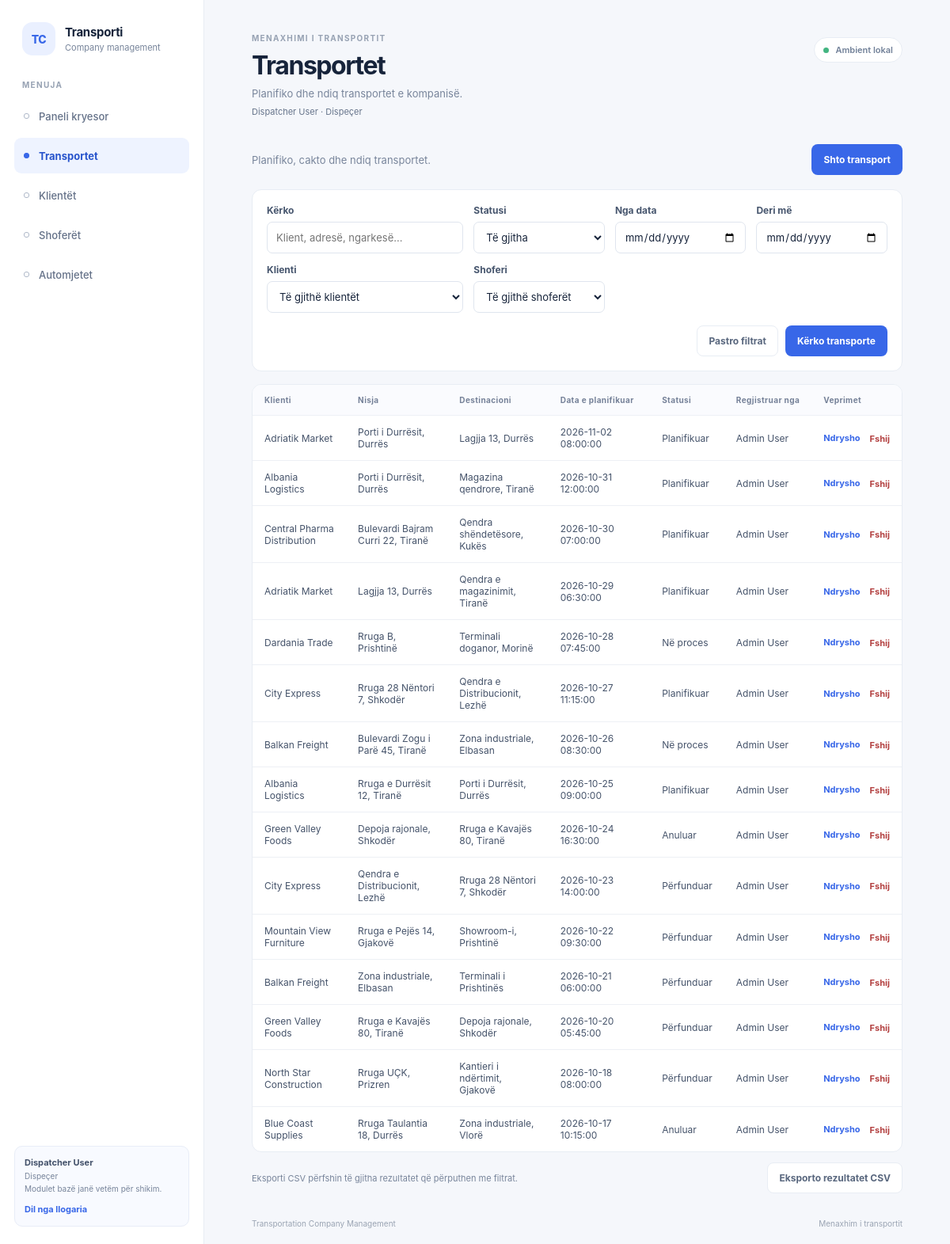
/?page=transports (signed in), run on the app's committed database.
### tables this page shows
CREATE TABLE users (
    id INT UNSIGNED NOT NULL AUTO_INCREMENT,
    full_name VARCHAR(150) NOT NULL,
    email VARCHAR(150) NOT NULL,
    password_hash VARCHAR(255) NOT NULL,
    role ENUM('ADMIN', 'DISPATCHER') NOT NULL,
    is_active TINYINT(1) NOT NULL DEFAULT 1,
    email_verified_at DATETIME NULL DEFAULT NULL,
    created_at DATETIME NOT NULL DEFAULT CURRENT_TIMESTAMP,
    PRIMARY KEY (id),
    UNIQUE KEY uq_users_email (email)
);

CREATE TABLE transports (
    id INT UNSIGNED NOT NULL AUTO_INCREMENT,
    customer_id INT UNSIGNED NOT NULL,
    driver_id INT UNSIGNED NULL,
    vehicle_id INT UNSIGNED NULL,
    created_by INT UNSIGNED NOT NULL,
    pickup_address VARCHAR(255) NOT NULL,
    destination_address VARCHAR(255) NOT NULL,
    cargo_description TEXT NOT NULL,
    scheduled_date DATETIME NOT NULL,
    status ENUM('PLANNED', 'IN_PROGRESS', 'COMPLETED', 'CANCELLED') NOT NULL DEFAULT 'PLANNED',
    created_at DATETIME NOT NULL DEFAULT CURRENT_TIMESTAMP,
    updated_at DATETIME NULL DEFAULT NULL ON UPDATE CURRENT_TIMESTAMP,
    PRIMARY KEY (id),
    KEY idx_transports_customer_id (customer_id),
    KEY idx_transports_driver_id (driver_id),
    KEY idx_transports_vehicle_id (vehicle_id),
    KEY idx_transports_created_by (created_by),
    KEY idx_transports_status (status),
    KEY idx_transports_scheduled_date (scheduled_date),
    CONSTRAINT fk_transports_customer
        FOREIGN KEY (customer_id) REFERENCES customers(id)
        ON DELETE RESTRICT ON UPDATE CASCADE,
    CONSTRAINT fk_transports_driver
        FOREIGN KEY (driver_id) REFERENCES drivers(id)
        ON DELETE SET NULL ON UPDATE CASCADE,
    CONSTRAINT fk_transports_vehicle
        FOREIGN KEY (vehicle_id) REFERENCES vehicles(id)
        ON DELETE SET NULL ON UPDATE CASCADE,
    CONSTRAINT fk_transports_created_by
        FOREIGN KEY (created_by) REFERENCES users(id)
        ON DELETE RESTRICT ON UPDATE CASCADE
);

CREATE TABLE customers (
    id INT UNSIGNED NOT NULL AUTO_INCREMENT,
    company_name VARCHAR(150) NOT NULL,
    contact_person VARCHAR(150) NOT NULL,
    phone VARCHAR(30) NOT NULL,
    email VARCHAR(150) NOT NULL,
    address VARCHAR(255) NOT NULL,
    created_at DATETIME NOT NULL DEFAULT CURRENT_TIMESTAMP,
    PRIMARY KEY (id),
    UNIQUE KEY uq_customers_email (email),
    KEY idx_customers_company_name (company_name)
);

### src/Views/pages/module.php (the view, shortened to what the rows shown need)
<?php
$module = $moduleData['module'];
$formAction = $moduleData['action'];
$escape = static fn (mixed $value): string => htmlspecialchars((string) $value, ENT_QUOTES, 'UTF-8');
?>
<?php if ($formAction === 'create' || $formAction === 'edit'): ?>
    <form class="record-form" method="post" action="?page=<?= urlencode($pageKey) ?>">
        <input type="hidden" name="csrf_token" value="<?= $escape($moduleData['csrfToken']) ?>">
        <input type="hidden" name="action" value="<?= $formAction === 'create' ? 'create' : 'update' ?>">
        <?php if ($formAction === 'edit'): ?>
            <input type="hidden" name="id" value="<?= (int) $moduleData['id'] ?>">
        <?php endif; ?>
        <div class="form-grid">
            <?php foreach ($module['fields'] as $name => $field): ?>
                <?php
                $value = $moduleData['values'][$name] ?? '';
                $fieldId = 'field-' . $name;
                ?>
                <div class="form-field<?= $field['type'] === 'textarea' ? ' form-field-wide' : '' ?>">
                    <label for="<?= $escape($fieldId) ?>">
                        <?= $escape($field['label']) ?>
                        <?php if ($field['required']): ?><span aria-hidden="true">*</span><?php endif; ?>
                    </label>
                    <?php if ($field['type'] === 'select'): ?>
                        <select id="<?= $escape($fieldId) ?>" name="<?= $escape($name) ?>" <?= $field['required'] ? 'required' : '' ?>>
                            <?php if (!$field['required']): ?>
                                <option value="">Pa caktuar</option>
                            <?php else: ?>
                                <option value="">Zgjidh...</option>
                            <?php endif; ?>
                            <?php foreach ($moduleData['options'][$name] ?? [] as $option): ?>
                                <option value="<?= $escape($option['value']) ?>" <?= (string) $value === $option['value'] ? 'selected' : '' ?>>
                                    <?= $escape($option['label']) ?>
                                </option>
                            <?php endforeach; ?>
                        </select>
                    <?php elseif ($field['type'] === 'textarea'): ?>
                        <textarea id="<?= $escape($fieldId) ?>" name="<?= $escape($name) ?>" rows="4" <?= $field['required'] ? 'required' : '' ?>><?= $escape($value) ?></textarea>
                    <?php else: ?>
                        <input
                            id="<?= $escape($fieldId) ?>"
                            name="<?= $escape($name) ?>"
                            type="<?= $escape($field['type']) ?>"
                            value="<?= $escape($value) ?>"
                            <?= isset($field['max']) ? 'maxlength="' . (int) $field['max'] . '"' : '' ?>
                            <?= isset($field['min']) ? 'min="' . (int) $field['min'] . '"' : '' ?>
                            <?= $field['type'] === 'number' ? 'step="1"' : '' ?>
                            <?= $field['required'] ? 'required' : '' ?>
                        >
                    <?php endif; ?>
                </div>
            <?php endforeach; ?>
        </div>
        <div class="form-actions">
            <a class="button button-secondary" href="?page=<?= urlencode($pageKey) ?>">Anulo</a>
            <button class="button button-primary" type="submit"><?= $formAction === 'create' ? 'Ruaj regjistrin' : 'Ruaj ndryshimet' ?></button>
        </div>
    </form>
<?php else: ?>
    <div class="table-card">
        <?php if ($moduleData['rows'] === []): ?>
            <div class="empty-state">
                <strong><?= $pageKey === 'transports' ? 'Nuk u gjet asnjë transport' : 'Nuk ka ende të dhëna' ?></strong>
                <p><?= $pageKey === 'transports' ? 'Ndrysho kriteret e kërkimit ose pastro filtrat.' : 'Shto regjistrin e parë për modulin ' . $escape(mb_strtolower($module['title'])) . '.' ?></p>
            </div>
        <?php else: ?>
            <div class="table-scroll">
                <table>
                    <thead>
                        <tr>
                            <?php foreach ($module['columns'] as $label): ?>
                                <th scope="col"><?= $escape($label) ?></th>
                            <?php endforeach; ?>
                            <?php if ($moduleData['canManage']): ?>
                                <th scope="col">Veprimet</th>
                            <?php endif; ?>
                        </tr>
                    </thead>
                    <tbody>
                        <?php foreach ($moduleData['rows'] as $row): ?>
                            <tr>
                                <?php foreach ($module['columns'] as $column => $label): ?>
                                    <td><?= $escape($row[$column] ?? '') ?></td>
                                <?php endforeach; ?>
                                <?php if ($moduleData['canManage']): ?>
                                <td>
                                    <div class="row-actions">
                                        <a class="text-action" href="?page=<?= urlencode($pageKey) ?>&amp;action=edit&amp;id=<?= (int) $row['id'] ?>">Ndrysho</a>
                                        <form method="post" action="?page=<?= urlencode($pageKey) ?>" onsubmit="return confirm('Je i sigurt që dëshiron ta fshish këtë regjistër?')">
                                            <button class="text-action text-action-danger" type="submit">Fshij</button>
                                        </form>
                                    </div>
                                </td>
                                <?php endif; ?>
                            </tr>
                        <?php endforeach; ?>
                    </tbody>
                </table>
            </div>
        <?php endif; ?>
    </div>
<?php endif; ?>

### src/Views/layout.php (shortened to what the rows shown need)
<!doctype html>
<html lang="sq">
<head>
    <link rel="stylesheet" href="assets/app.css">
</head>
<body>
    <div class="app-shell">
        <aside class="sidebar" aria-label="Navigimi kryesor">
            <?php require __DIR__ . '/components/navigation.php'; ?>
        </aside>
        <main class="main-content">
            <header class="page-header">
                <div>
                    <p class="eyebrow">MENAXHIMI I TRANSPORTIT</p>
                    <h1><?= htmlspecialchars($page['title'], ENT_QUOTES, 'UTF-8') ?></h1>
                    <p class="page-description"><?= htmlspecialchars($page['description'], ENT_QUOTES, 'UTF-8') ?></p>
                    <?php if ($user !== null): ?>
                        <p class="signed-in-user">
                            <?= htmlspecialchars($user['full_name'], ENT_QUOTES, 'UTF-8') ?>
                            · <?= $user['role'] === 'ADMIN' ? 'Administrator' : 'Dispeçer' ?>
                        </p>
                    <?php endif; ?>
                </div>
            </header>
            <section class="page-content" aria-labelledby="page-content-heading">
                <?php if ($databaseError === null && ($moduleData !== null || in_array($pageKey, ['dashboard', 'not_found', 'add-admin', 'users'], true))): ?>
                    <?php require $viewFile; ?>
                <?php endif; ?>
            </section>
        </main>
    </div>
</body>
</html>

### src/Views/components/navigation.php (shortened to what the rows shown need)
<div class="sidebar-note">
    <div class="session-user">
        <strong><?= htmlspecialchars($user['full_name'], ENT_QUOTES, 'UTF-8') ?></strong>
        <span><?= $user['role'] === 'ADMIN' ? 'Administrator' : 'Dispeçer' ?></span>
        <?php if ($user['role'] === 'DISPATCHER'): ?>
            <span>Modulet bazë janë vetëm për shikim.</span>
        <?php endif; ?>
        <form method="post" action="?page=logout">
            <button type="submit">Dil nga llogaria</button>
        </form>
    </div>
</div>

### data on the page
users: full_name "Dispatcher User"
transports: customer.company_name "Adriatik Market", pickup_address "Porti i Durrësit, Durrës", destination_address "Lagjja 13, Durrës", scheduled_date "2026-11-02 08:00:00", column "Planifikuar", created_by.full_name "Admin User"
transports: customer.company_name "Albania Logistics", pickup_address "Porti i Durrësit, Durrës", destination_address "Magazina qendrore, Tiranë", scheduled_date "2026-10-31 12:00:00", column "Planifikuar", created_by.full_name "Admin User"
transports: customer.company_name "Central Pharma Distribution", pickup_address "Bulevardi Bajram Curri 22, Tiranë", destination_address "Qendra shëndetësore, Kukës", scheduled_date "2026-10-30 07:00:00", column "Planifikuar", created_by.full_name "Admin User"
transports: customer.company_name "Adriatik Market", pickup_address "Lagjja 13, Durrës", destination_address "Qendra e magazinimit, Tiranë", scheduled_date "2026-10-29 06:30:00", column "Planifikuar", created_by.full_name "Admin User"
transports: customer.company_name "Dardania Trade", pickup_address "Rruga B, Prishtinë", destination_address "Terminali doganor, Morinë", scheduled_date "2026-10-28 07:45:00", column "Në proces", created_by.full_name "Admin User"
transports: customer.company_name "City Express", pickup_address "Rruga 28 Nëntori 7, Shkodër", destination_address "Qendra e Distribucionit, Lezhë", scheduled_date "2026-10-27 11:15:00", column "Planifikuar", created_by.full_name "Admin User"
transports: customer.company_name "Balkan Freight", pickup_address "Bulevardi Zogu i Parë 45, Tiranë", destination_address "Zona industriale, Elbasan", scheduled_date "2026-10-26 08:30:00", column "Në proces", created_by.full_name "Admin User"
transports: customer.company_name "Albania Logistics", pickup_address "Rruga e Durrësit 12, Tiranë", destination_address "Porti i Durrësit, Durrës", scheduled_date "2026-10-25 09:00:00", column "Planifikuar", created_by.full_name "Admin User"
transports: customer.company_name "Green Valley Foods", pickup_address "Depoja rajonale, Shkodër", destination_address "Rruga e Kavajës 80, Tiranë", scheduled_date "2026-10-24 16:30:00", column "Anuluar", created_by.full_name "Admin User"
transports: customer.company_name "City Express", pickup_address "Qendra e Distribucionit, Lezhë", destination_address "Rruga 28 Nëntori 7, Shkodër", scheduled_date "2026-10-23 14:00:00", column "Përfunduar", created_by.full_name "Admin User"
transports: customer.company_name "Mountain View Furniture", pickup_address "Rruga e Pejës 14, Gjakovë", destination_address "Showroom-i, Prishtinë", scheduled_date "2026-10-22 09:30:00", column "Përfunduar", created_by.full_name "Admin User"
transports: customer.company_name "Balkan Freight", pickup_address "Zona industriale, Elbasan", destination_address "Terminali i Prishtinës", scheduled_date "2026-10-21 06:00:00", column "Përfunduar", created_by.full_name "Admin User"
transports: customer.company_name "Green Valley Foods", pickup_address "Rruga e Kavajës 80, Tiranë", destination_address "Depoja rajonale, Shkodër", scheduled_date "2026-10-20 05:45:00", column "Përfunduar", created_by.full_name "Admin User"
transports: customer.company_name "North Star Construction", pickup_address "Rruga UÇK, Prizren", destination_address "Kantieri i ndërtimit, Gjakovë", scheduled_date "2026-10-18 08:00:00", column "Përfunduar", created_by.full_name "Admin User"
transports: customer.company_name "Blue Coast Supplies", pickup_address "Rruga Taulantia 18, Durrës", destination_address "Zona industriale, Vlorë", scheduled_date "2026-10-17 10:15:00", column "Anuluar", created_by.full_name "Admin User"

### other printed values
$label "Paneli kryesor"
$label "Transportet"
$label "Klientët"
$label "Shoferët"
$label "Automjetet"
$page['title'] "Transportet"
$page['description'] "Planifiko dhe ndiq transportet e kompanisë."
$escape($module['description']) "Planifiko, cakto dhe ndiq transportet."
$escape($module['singular']) "transport"
$escape($label) "Klienti"
$escape($label) "Nisja"
$escape($label) "Destinacioni"
$escape($label) "Data e planifikuar"
$escape($label) "Statusi"
$escape($label) "Regjistruar nga"
